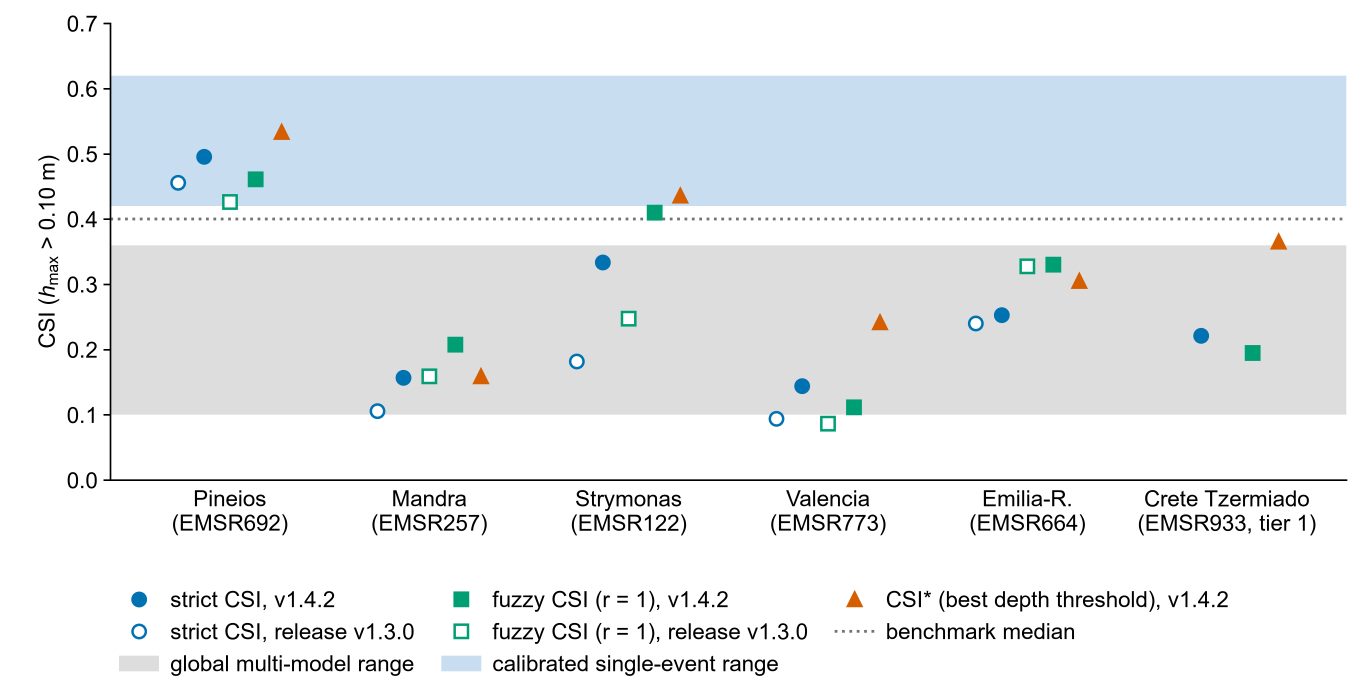
#> input picture reproduction/r6/figures/archive/F10.tiff, 4110 x 2078 px (shown at 1/3 size)
$ python -i anonymity_grep.py   (imports and definitions only)
#> lines starting #> are read from the running program, lines starting #| are printed output that depends on the picture
"""CODE-16 D (2026-10-21) — anonymity dry run: REPORT ONLY, nothing is changed.

Scans (a) every file of the tracked tree at a tag (default v1.4.2; file contents read from git, not the working tree) and (b) the
records written after the tag (files changed or added since the tag in the working tree, tracked or not, under the given record
roots) for identifying strings, by class:
  author names (Latin and Greek forms, accent-insensitive), author handles / initials, affiliations (CERTH, ITI), e-mail addresses,
  ORCIDs, 'vaspapa', github.com URLs, Zenodo DOIs / records, grant numbers, 'ECHO'.
Text files are scanned line by line; PNG files through their text chunks (tEXt / iTXt / zTXt metadata); other binaries are listed
as not scanned. This script and its report contain the patterns by construction and are excluded from the scan.
Output: reproduction/r6/ANONYMITY_REPORT.md (+ anonymity_hits.json beside it).
Usage: python -I anonymity_grep.py --repo <worktree> [--tag v1.4.2] [--records reproduction/r6,reproduction/v14_rerun/code16,...]
       python -I anonymity_grep.py --repo <worktree> --tree <unpacked archive dir> [--out-stem ANONYMITY_REPORT_review_archive]
"""
from __future__ import annotations

import argparse
import datetime as dt
import json
import re
import struct
import subprocess
import sys
import unicodedata
import zlib
from pathlib import Path

AUTHORS = ["Papaioannou", "Valsamis", "Anagnostopoulos", "Moumtzidou", "Gialampoukidis", "Vrochidis", "Kompatsiaris"]
AUTHORS_EL = ["Παπαϊωάννου", "Βαλσάμης", "Αναγνωστόπουλος", "Μουμτζίδου", "Γιαλαμπουκίδης", "Βροχίδης", "Κομπατσιάρης"]


def strip_accents(s: str) -> str:
    return "".join(c for c in unicodedata.normalize("NFD", s) if unicodedata.category(c) != "Mn")


CLASSES = [  # (class, compiled regex, applies to accent-stripped lower-cased text?)
    ("author names", re.compile(r"\b(" + "|".join(a.lower() for a in AUTHORS) + r")\w*", re.I), False),
    ("author names (Greek)", re.compile("(" + "|".join(strip_accents(a).lower() for a in AUTHORS_EL) + ")"), True),
    ("author handles / initials", re.compile(r"\b(d?m?valsamis\w*|dmvalsamis|DvS)\b"), False),
    ("affiliation: CERTH", re.compile(r"\bCERTH\b|Centre for Research (and|&) Technology", re.I), False),
    ("affiliation: ITI", re.compile(r"\bITI\b|Information Technologies Institute"), False),
    ("e-mail addresses", re.compile(r"\b[A-Za-z0-9._%+-]*[A-Za-z][A-Za-z0-9._%+-]*@[A-Za-z0-9-]+(\.[A-Za-z0-9-]+)*\.[A-Za-z]{2,}\b"), False),
    ("ORCIDs", re.compile(r"orcid\.org|\b\d{4}-\d{4}-\d{4}-\d{3}[\dX]\b", re.I), False),
    ("vaspapa", re.compile(r"vaspapa\w*", re.I), False),
    # CODE-21 item 3: the authors' GitHub URLs are identifying; URLs of other projects (Deltares/SFINCS issues and releases,
    # the GitHub API host in build_refs.py) are not, and are listed under their own class without counting as a hit outside
    # cited-work metadata
    ("github.com URLs (ours)", re.compile(r"github\.com[/:](?:vaspapa79|dmvalsamis|sfincs-mediterranean-flood)[/\w.\-]*", re.I), False),
    ("github.com URLs (third-party)", re.compile(r"github\.com(?![/:](?:vaspapa79|dmvalsamis|sfincs-mediterranean-flood))[/\w.\-]*", re.I), False),
    ("Zenodo DOIs / records", re.compile(r"10\.5281/zenodo\.\d+|zenodo\.org[/\w.\-]*", re.I), False),
    ("grant numbers", re.compile(r"\b101225575\b|grant agreement", re.I), False),
    ("ECHO", re.compile(r"\bECHO\b"), False),
]
THIRD_PARTY = {"reproduction/r6/refs_crossref_raw.json": "third-party bibliographic metadata (Crossref/DataCite records of the cited works)"}
THIRD_PARTY_CLASS = "github.com URLs (third-party)"
EXCLUDE = {"reproduction/r6/scripts/anonymity_grep.py", "reproduction/r6/ANONYMITY_REPORT.md", "reproduction/r6/anonymity_hits.json"}


def git(repo: Path, *args, binary: bool = False):
    r = subprocess.run(["git", "-C", str(repo), *args], capture_output=True, check=True)
    return r.stdout if binary else r.stdout.decode("utf-8", errors="replace")


def png_text(data: bytes) -> list[str]:
    out = []
    if not data.startswith(b"\x89PNG\r\n\x1a\n"):
        return out
    i = 8
    while i + 8 <= len(data):
        n, typ = struct.unpack(">I4s", data[i:i + 8]); body = data[i + 8:i + 8 + n]; i += 12 + n
        try:
            if typ == b"tEXt":
                k, v = body.split(b"\x00", 1); out.append(f"{k.decode('latin-1')}: {v.decode('latin-1')}")
            elif typ == b"zTXt":
                k, rest = body.split(b"\x00", 1); out.append(f"{k.decode('latin-1')}: {zlib.decompress(rest[1:]).decode('latin-1')}")
            elif typ == b"iTXt":
                k, rest = body.split(b"\x00", 1); flag = rest[0]; rest = rest[2:]
                _lang, rest = rest.split(b"\x00", 1); _tk, txt = rest.split(b"\x00", 1)
                out.append(f"{k.decode('latin-1')}: {(zlib.decompress(txt) if flag else txt).decode('utf-8', errors='replace')}")
        except Exception:     # malformed chunk: skip
            pass
        if typ == b"IEND":
            break
    return out


TIFF_TAGS = {269: "DocumentName", 270: "ImageDescription", 305: "Software", 315: "Artist", 316: "HostComputer", 33432: "Copyright"}


# [59 lines left out: functions tiff_text, scan_text, scan_file_bytes, scan_tree, not called in this run]


CITED_WORK_FILES = re.compile(r"(^|/)(refs(_datacite)?\.bib|refs_crossref_raw\.json|REFERENCES_REPORT\.md)$")


# [126 lines left out: functions tree_report, main, not called in this run]


# [2 lines not run here, left out]

>>> import cv2
>>> picture = cv2.imread('../figures/archive/F10.tiff', cv2.IMREAD_GRAYSCALE)
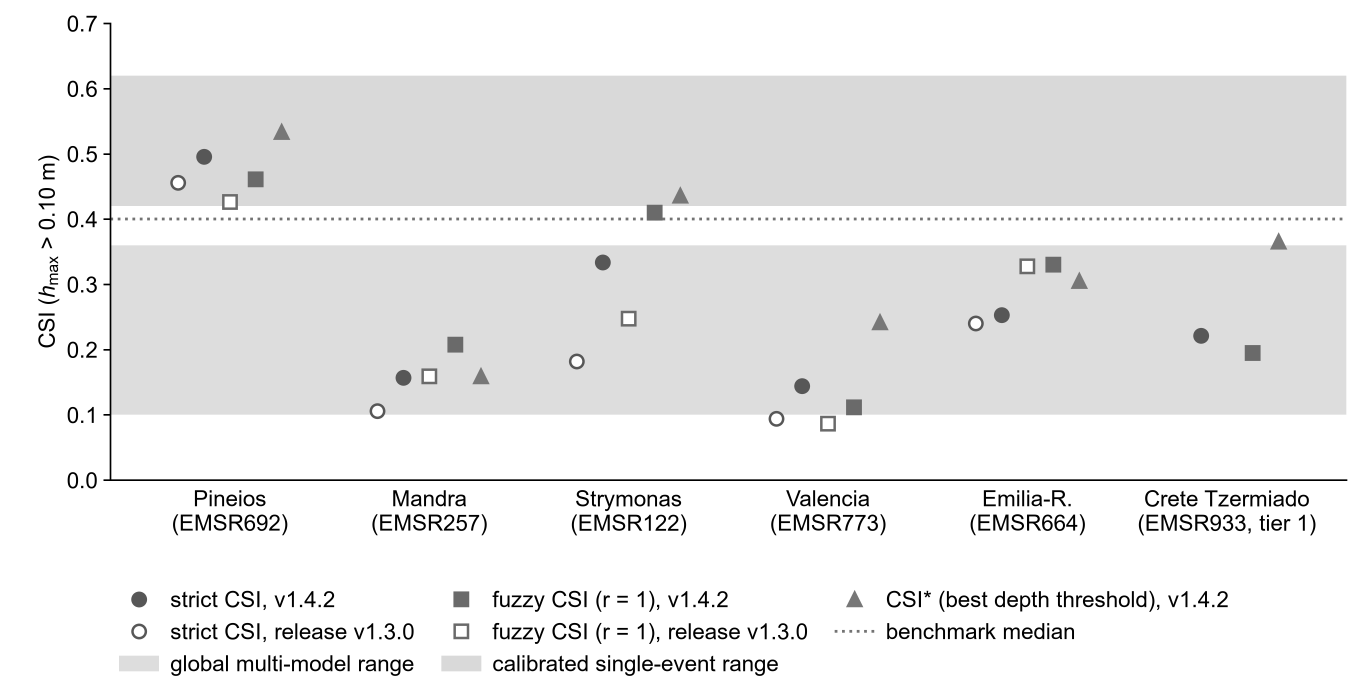
#> picture: shape (2078, 4110) (shown at 1/3 size); min 0, max 255, mean 234.5
#> (the run stopped early here; a loop or call above may not have finished)
